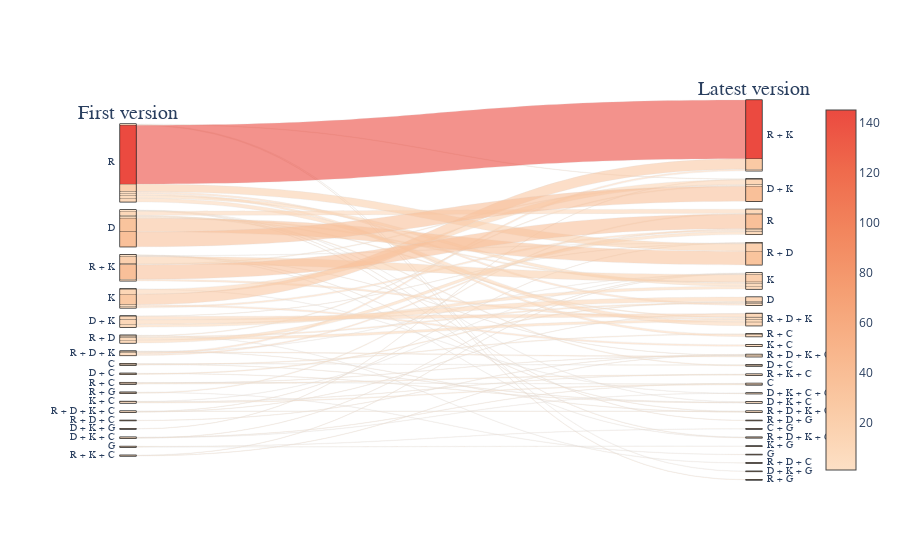

Notebook source saved alongside this figure:
### Code cell
#This query returns the total number of filtered repositories of the survey which evolved their data model(s)
countNumberOfRepositories = '''SELECT COUNT(DISTINCT REPOSITORY_NAME) AS TOTAL_NUMBER_OF_FILTERED_EVOLVING_REPOSITORIES FROM SQL_NOSQL_DBMS_TYPE_SURVIVAL_ANALYSIS_REPO_GLOBAL;'''

dfCountNumberOfRepositories = pd.read_sql_query(countNumberOfRepositories, connection)

print(dfCountNumberOfRepositories)

query = '''SELECT SOURCE_STATE_TEXT AS INITIAL_VERSION,
       FINAL_STATE_TEXT AS LATEST_VERSION,
       GLOBAL_EVOLUTION_TYPE_COUNT_FILTERED AS NUMBER_OF_EVOLVING_REPOSITORIES
FROM SQL_NOSQL_DBMS_TYPE_SURVIVAL_ANALYSIS_REPO_GLOBAL
ORDER BY GLOBAL_EVOLUTION_TYPE_COUNT_FILTERED DESC;'''

survival_df = pd.read_sql_query(query, connection)

# Create dimensions
source_state_dimension = go.parcats.Dimension(values=survival_df.INITIAL_VERSION, label="First version")
final_state_dimension = go.parcats.Dimension(values=survival_df.LATEST_VERSION, label="Latest version")

# Create colors
colorscale1 = [[0, 'lightblue'], [1, 'blue']]
colorscale2 = px.colors.sequential.Peach

# Create parcats trace
fig = go.Figure(data = [go.Parcats(dimensions=[source_state_dimension, final_state_dimension],
        #line={'colorscale': colorscale, 'cmin': 0, 'cmax': 1, 'color': color, 'shape': 'hspline'},
        #line={'color_continuous_scale':px.colors.sequential.Inferno},
        line={'color':survival_df.NUMBER_OF_EVOLVING_REPOSITORIES, 'colorscale': colorscale2, 'showscale':True, 'shape':'hspline'},
        hoveron='category', hoverinfo='count',
        labelfont={'size': 20, 'family': 'Times'},
        tickfont={'size': 10, 'family': 'Times'},
        arrangement='freeform',
        )])

fig.show()

### Figure 1 — Plotly figure (JSON) as saved in the notebook; plotly's stock layout.template omitted (floating-point values rounded to 4 significant figures; data arrays with more than 128 entries replaced by an {"elided": "..."} marker saying what was removed)
{"data": [{"arrangement": "freeform", "dimensions": [{"label": "First version", "values": {"elided": "473 str values"}}, {"label": "Latest version", "values": {"elided": "473 str values"}}], "hoverinfo": "count", "hoveron": "category", "labelfont": {"family": "Times", "size": 20}, "line": {"color": {"elided": "473 int values"}, "colorscale": [[0, "rgb(253, 224, 197)"], [0.1667, "rgb(250, 203, 166)"], [0.3333, "rgb(248, 181, 139)"], [0.5, "rgb(245, 158, 114)"], [0.6667, "rgb(242, 133, 93)"], [0.8333, "rgb(239, 106, 76)"], [1, "rgb(235, 74, 64)"]], "shape": "hspline", "showscale": true}, "tickfont": {"family": "Times", "size": 10}, "type": "parcats"}], "layout": {}}
